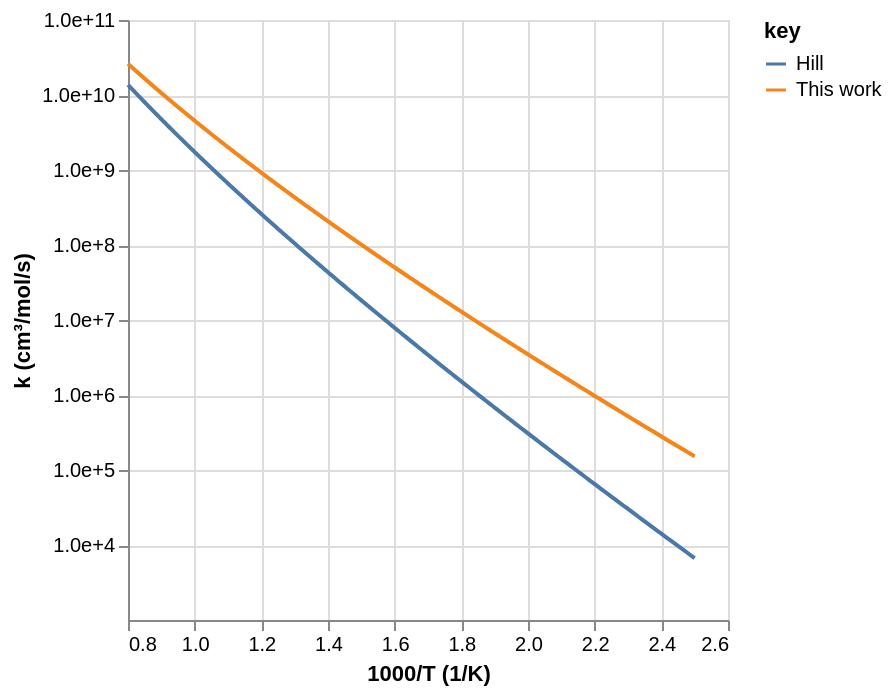
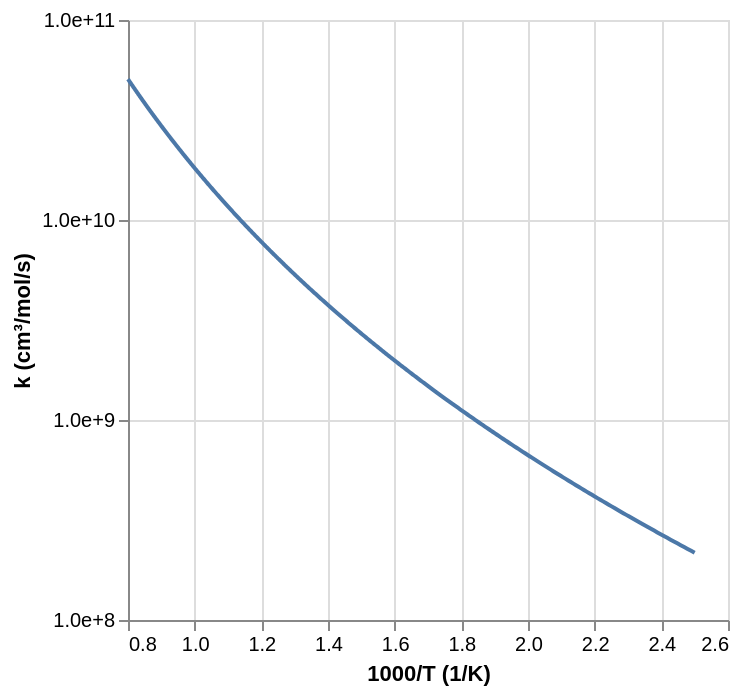
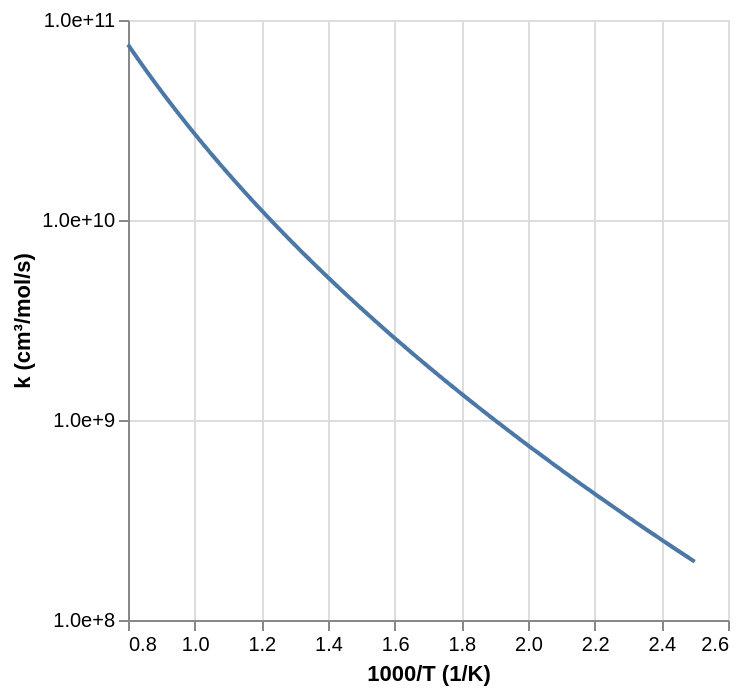
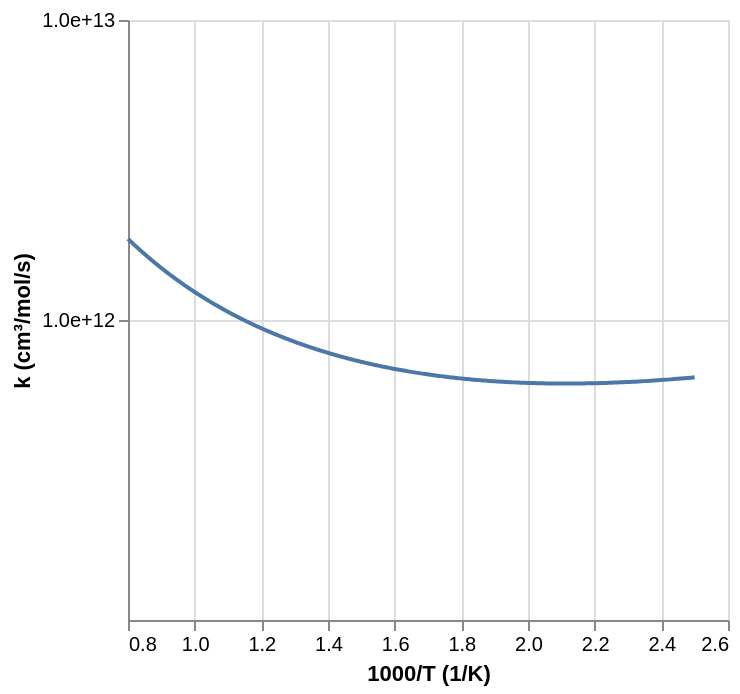

These figures' notebook cell, in order:
### Code cell
# Read
workflow.prepare_simulation(tag=tag, root_path=root_path)

### Figure 1 — Vega-Lite specification as saved in the notebook (floating-point values rounded to 4 significant figures; data arrays with more than 128 entries replaced by an {"elided": "..."} marker saying what was removed)
{"config": {"view": {"continuousWidth": 300, "continuousHeight": 300}}, "data": {"name": "data-b71fef89d36594bcb3b03fd393e546df"}, "mark": {"type": "line"}, "encoding": {"color": {"field": "key", "type": "nominal"}, "x": {"field": "x", "title": "1000/T (1/K)", "type": "quantitative"}, "y": {"axis": {"format": ".1e", "values": [10000, 100000, 1000000, 10000000, 100000000, 1000000000, 10000000000, 100000000000]}, "field": "value", "scale": {"type": "log"}, "title": "k (cm³/mol/s)", "type": "quantitative"}}, "transform": [{"fold": ["This work", "Hill"]}], "$schema": "https://vega.github.io/schema/vega-lite/v5.20.1.json", "datasets": {"data-b71fef89d36594bcb3b03fd393e546df": {"elided": "500 records"}}}

### Figure 2 — Vega-Lite specification as saved in the notebook (floating-point values rounded to 4 significant figures; data arrays with more than 128 entries replaced by an {"elided": "..."} marker saying what was removed)
{"config": {"view": {"continuousWidth": 300, "continuousHeight": 300}}, "data": {"name": "data-e4b5821b4daddd7efadb18b4bbd7ba82"}, "mark": {"type": "line"}, "encoding": {"x": {"field": "x", "title": "1000/T (1/K)", "type": "quantitative"}, "y": {"axis": {"format": ".1e", "values": [100000000, 1000000000, 10000000000, 100000000000, 1000000000000]}, "field": "value", "scale": {"type": "log"}, "title": "k (cm³/mol/s)", "type": "quantitative"}}, "transform": [{"fold": ["This work"]}], "$schema": "https://vega.github.io/schema/vega-lite/v5.20.1.json", "datasets": {"data-e4b5821b4daddd7efadb18b4bbd7ba82": {"elided": "500 records"}}}

### Figure 3 — Vega-Lite specification as saved in the notebook (floating-point values rounded to 4 significant figures; data arrays with more than 128 entries replaced by an {"elided": "..."} marker saying what was removed)
{"config": {"view": {"continuousWidth": 300, "continuousHeight": 300}}, "data": {"name": "data-95e99635c085bcc09be8cbd6e8734914"}, "mark": {"type": "line"}, "encoding": {"x": {"field": "x", "title": "1000/T (1/K)", "type": "quantitative"}, "y": {"axis": {"format": ".1e", "values": [100000000, 1000000000, 10000000000, 100000000000, 1000000000000]}, "field": "value", "scale": {"type": "log"}, "title": "k (cm³/mol/s)", "type": "quantitative"}}, "transform": [{"fold": ["This work"]}], "$schema": "https://vega.github.io/schema/vega-lite/v5.20.1.json", "datasets": {"data-95e99635c085bcc09be8cbd6e8734914": {"elided": "500 records"}}}

### Figure 4 — Vega-Lite specification as saved in the notebook (floating-point values rounded to 4 significant figures; data arrays with more than 128 entries replaced by an {"elided": "..."} marker saying what was removed)
{"config": {"view": {"continuousWidth": 300, "continuousHeight": 300}}, "data": {"name": "data-5152aeee733b2a92ee768888f87faba7"}, "mark": {"type": "line"}, "encoding": {"x": {"field": "x", "title": "1000/T (1/K)", "type": "quantitative"}, "y": {"axis": {"format": ".1e", "values": [1000000000000, 10000000000000]}, "field": "value", "scale": {"type": "log"}, "title": "k (cm³/mol/s)", "type": "quantitative"}}, "transform": [{"fold": ["This work"]}], "$schema": "https://vega.github.io/schema/vega-lite/v5.20.1.json", "datasets": {"data-5152aeee733b2a92ee768888f87faba7": {"elided": "500 records"}}}
